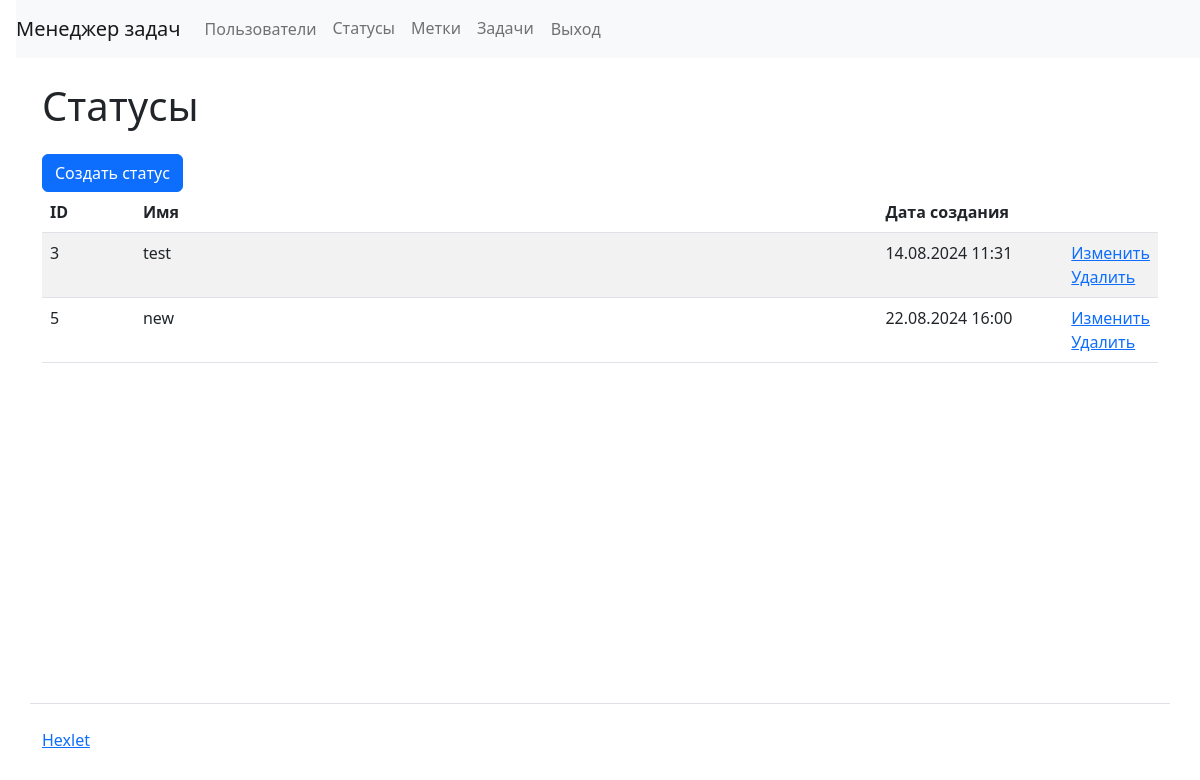
Screenshot of /statuses/ (signed in) with the database file from the repository.
### task_manager/statuses/models.py (models this page shows, shortened)
class Status(models.Model):
    name = models.CharField(max_length=150, unique=True)
    created_at = models.DateTimeField(auto_now_add=True)
    updated_at = models.DateTimeField(auto_now=True)
    objects = CustomStatusManager()

### task_manager/statuses/views.py (the view)
# urls.py: path('', StatusListView.as_view(),
class StatusListView(AuthRequiredMixin, ListView):
    model = Status
    context_object_name = 'statuses'
    template_name = 'statuses/status_list.html'

### task_manager/tools.py (called while the page is built)
    def dispatch(self, request, *args, **kwargs):
        if not request.user.is_authenticated:
            messages.error(
                request, _("You are not logged in! Please sign in."),
                extra_tags='danger')
            return redirect('login')
        return super().dispatch(request, *args, **kwargs)

### task_manager/templates/statuses/status_list.html (shortened to what this page needs)
{% extends "main.html" %}
{% load i18n %}
{% block content %}
<div class="container wrapper flex-grow-1">
      <h1 class="my-4">
{% trans "Statuses" %}
      </h1>
<a href="{% url 'statuses:statuses_create' %}" class="btn btn-primary">{% trans "Create status" %}</a>
<table class="table table-striped">
<thead>
  <tr>
    <th class="col-1">ID</th>
    <th class="col-8 wide-column">{% trans "Name" %}</th>
    <th class="col-2">{% trans "Created at" %}</th>
    <th class="col-1"></th>
  </tr>
</thead>
  <tbody>
    {% for status in statuses %}
      <tr>
        <td>{{ status.id }}</td>
        <td>{{ status.name }}</td>
        <td>{{ status.created_at|date:"d.m.Y H:i" }}</td>
        <td>
          <a href="{% url 'statuses:statuses_update' status.pk %}">{% trans "Edit" %}</a>
          <br>
           <a href="{% url 'statuses:statuses_delete' status.pk %}">{% trans "Delete" %}</a>
        </td>
      </tr>
   {% endfor %}
        </tbody>
</table>
    </div>
{% endblock %}

### rows the page displays
Status: id "3", name "test", created_at "14.08.2024 11:31"
Status: id "5", name "new", created_at "22.08.2024 16:00"
